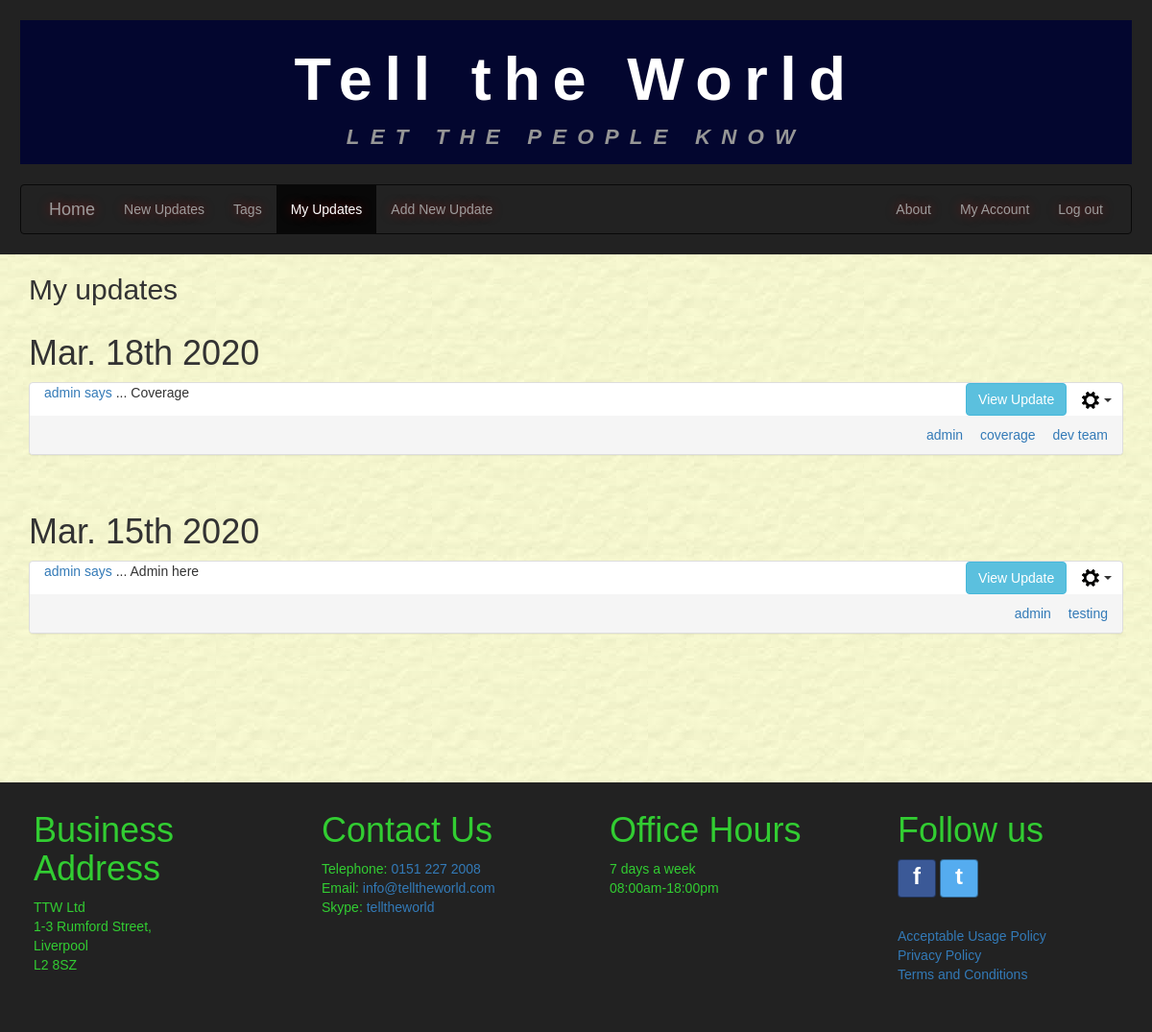
Before: /myupdates/ (signed in) with the older database file.
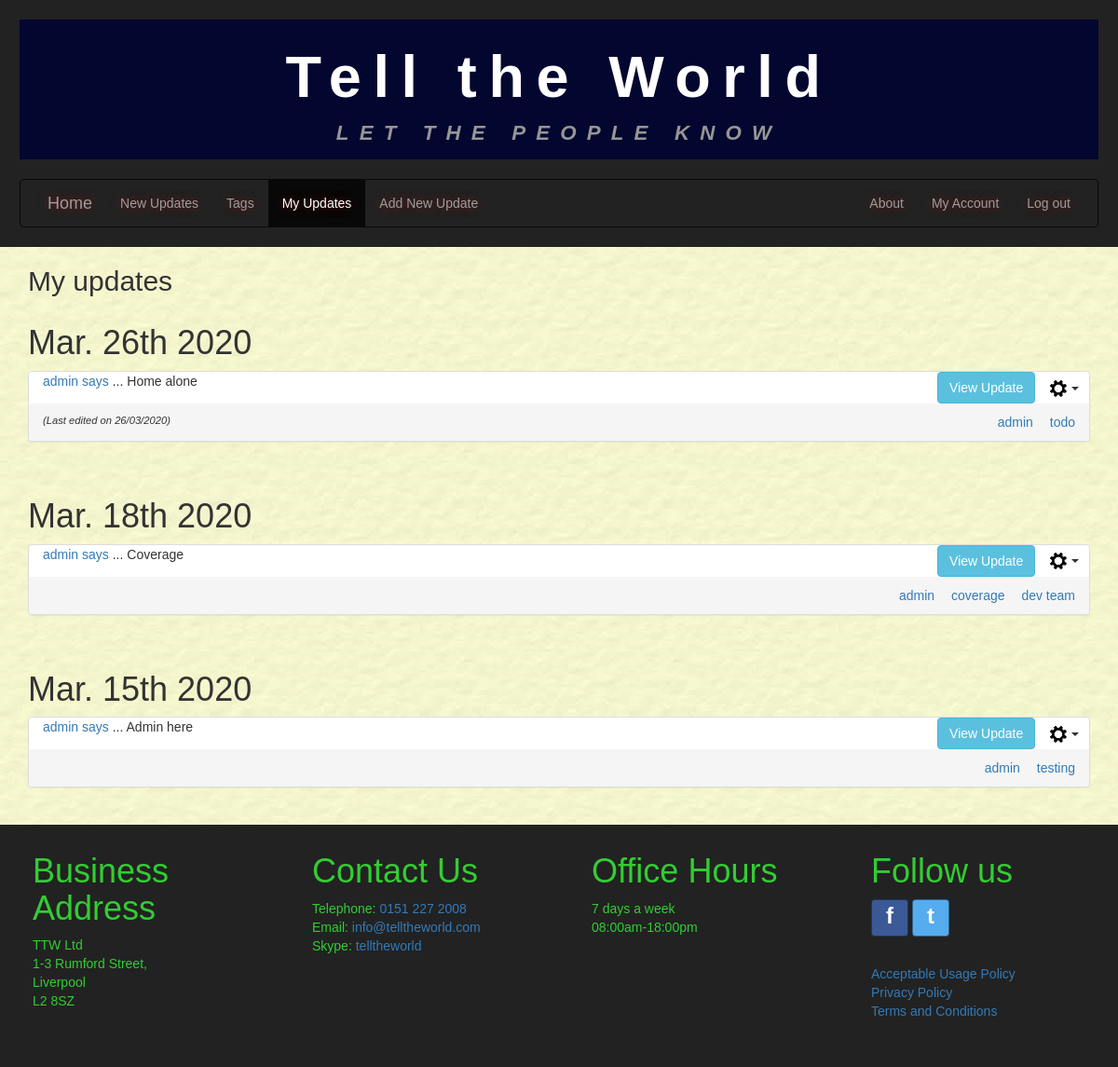
After: the same page with the newer database file.
### tellings/models.py (models this page shows, shortened)
class UserPost(models.Model):
    postID = models.AutoField(primary_key=True, db_column='postID')
    user = models.ForeignKey(settings.AUTH_USER_MODEL, on_delete=models.CASCADE,
                             db_column='user')
    dateOfPost = models.DateTimeField()
    postTitle = models.CharField(max_length=35)
    postText = models.CharField(max_length=255)
    dateOfEdit = models.DateTimeField(null=True, blank=True)
    @property
    def post_tags(self):
        tagmaps = Tagmap.objects.filter(postID=self.postID)
        tagList = sorted([tag.tagID.tagName for tag in tagmaps])
        return tagList
    class Meta:
        verbose_name = "UserPost"
        verbose_name_plural = "UserPosts"

class Tag(models.Model):
    tagID = models.AutoField(primary_key=True, db_column='tagID')
    tagName = models.CharField(max_length=15)
    class Meta:
        ordering = ['tagName']
        verbose_name = "Tag"
        verbose_name_plural = "Tags"

### tellings/views.py (the view)
# urls.py: path('myupdates/', MyUpdatesListView.as_view(), name='myupdates'),
class MyUpdatesListView(LoginRequiredMixin, generic.ListView):
    model = UserPost
    template_name = "tellings/myupdates_list.html"
    paginate_by = 10
    http_method_names = ['get']
    def get_queryset(self):
        user_id = self.request.user.id
        tagName_val = False
        qs = super().get_queryset()
        if 'tagName' in self.request.GET:
            tagName_val = self.request.GET.get('tagName')
            if not Tag.objects.filter(tagName=tagName_val).exists():
                return qs.filter(user=user_id).order_by('-dateOfPost')
        if tagName_val:
            tag = Tag.objects.get(tagName=tagName_val)
            tagmaps = Tagmap.objects.filter(tagID=tag)
            postList = [tm.postID.postID for tm in tagmaps]
            qs = qs.filter(postID__in=postList, user=user_id).order_by('-dateOfPost')
        else:
            qs = qs.filter(user=user_id).order_by('-dateOfPost')
        return qs
    def get_context_data(self, **kwargs):
        context = super(MyUpdatesListView, self).get_context_data(**kwargs)
        current_username = user_id = self.request.user.username
        if 'tagName' in self.request.GET:
            context['tagName'] = self.request.GET.get('tagName')
        context['current_username'] = current_username
        return context

### tellings/templates/tellings/myupdates_list.html (shortened to what this page needs)
{% extends 'tellings/base.html' %}
{% block content %}
  <div class="container-fluid main-content">
    <div class="container currentUserUpdates" id="userUpdates">
        <h2>My updates</h2>
        {% if userpost_list %}
        {% load static %}
        {% regroup userpost_list by dateOfPost|date:"M. dS Y" as ordered_post_list %}
        {% for mypost in ordered_post_list %}
        <div class="row">
          <h1>{{ mypost.grouper }}</h1>
          <div class="panel-group">
            {% for item in mypost.list %}
              <div class="panel panel-default" id="panel_post_{{ item.postID }}">
                <div class="panel-header">
                  <div class="col-sm-8 panel-postTitle">
                    <p><a href="{% url 'tellings:myupdates' %}" name="{{ item.user }}">
                       {{ item.user }} says</a> ... <span id="postTitle_{{ item.postID }}">{{ item.postTitle }}</span></p>
                  </div>
                  <div class="col-sm-4 align-panel-text-right">
                    <button class="btn btn-info collapse_btn" data-toggle="collapse" data-target="#collapse{{ item.postID }}">View Update</button>
                    {% if current_username %}
                      {% if item.user.username == current_username %}
                        <div class="btn-group">
                            <button type="button" class="btn dropdown-toggle post-cog-btn" data-toggle="dropdown" aria-haspopup="true" aria-expanded="false">
                              <img src="{% static 'tellings/imgs/settings_cog.png' %}" alt="">
                              <span class = "caret"></span>
                            </button>
                        </div>
                      {% endif %}
                    {% endif %}
                  </div>
                </div>
                <div class="panel-footer align_between">
                  <span class="align-panel-footer-text-left last-edited-text">
                    {% if item.dateOfEdit %}
                    (Last edited on {{ item.dateOfEdit|date:"d/m/Y" }})
                    {% else %}
                      &nbsp;
                    {% endif %}
                  </span>
                  <span class="align-panel-footer-text-right">
                  {% for tag in item.post_tags %}
                    <a class="tagLink" href="{% url 'tellings:myupdates' %}?tagName={{ tag }}" name="{{ tag }}">{{ tag }}</a>
                  {% endfor %}
                  </span>
                </div>
              </div>
              <br />
            {% endfor %}
          </div>
        </div>
        {% endfor %}
        {% else %}
        <div class="row white-inner-container">
          <br />
          <p>No results found.</p>
        </div>
        {% endif %}
    </div>
  </div>
{% endblock %}

Changed rows visible on the page:
added UserPost: user "admin", postTitle "Home alone", dateOfEdit "26/03/2020", post_tags "admin", shown under "Mar. 26th 2020"
added Tag: post_tags "todo"
Other visible differences:
new list line: "Mar. 26th 2020"
